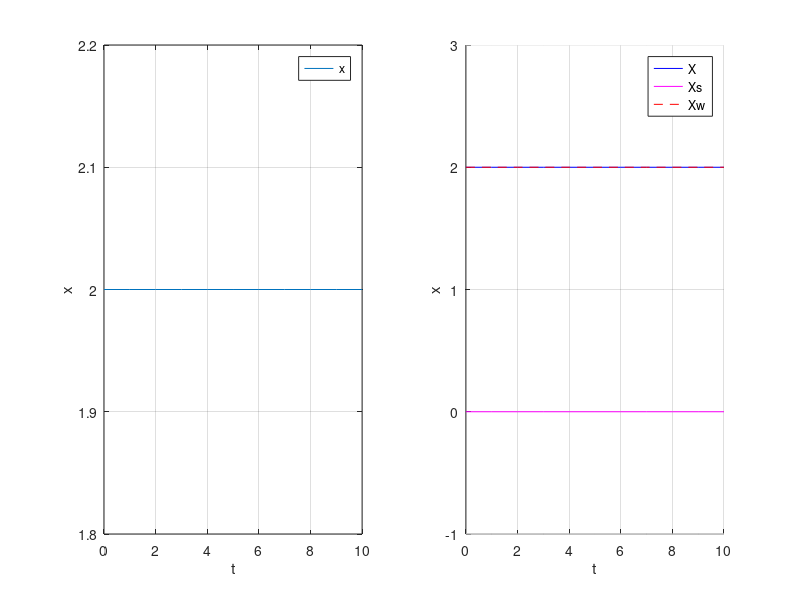

MATLAB code for this plot:
clear all;
t=0:001:10;
subplot(121);
x=0;
for i=1:1:length(t)
    x(i)=2;
end
plot(t,x),grid on;
xlabel('t');
ylabel('x');
legend('x');

subplot(122);
hold on;
x=0;
for i=1:1:length(t)
    x(i)=2;
end
plot(t,x,'b'),grid on;

xs=0;
for i=1:1:length(t)
    xs(i)=0;
end
plot(t,xs,'m'),grid on;

xw=2;
for i=1:1:length(t)
    xw(i)=2;
end
plot(t,xw,'r--'),grid on;
xlabel('t');
ylabel('x');

%biale linie
w1=3;
for i=1:1:length(t)
    w1(i)=3;
end
plot(t,w1,'w'),grid on;
w2=-1;
for i=1:1:length(t)
    w2(i)=-1;
end
plot(t,w2,'w'),grid on;
legend('X','Xs','Xw');

